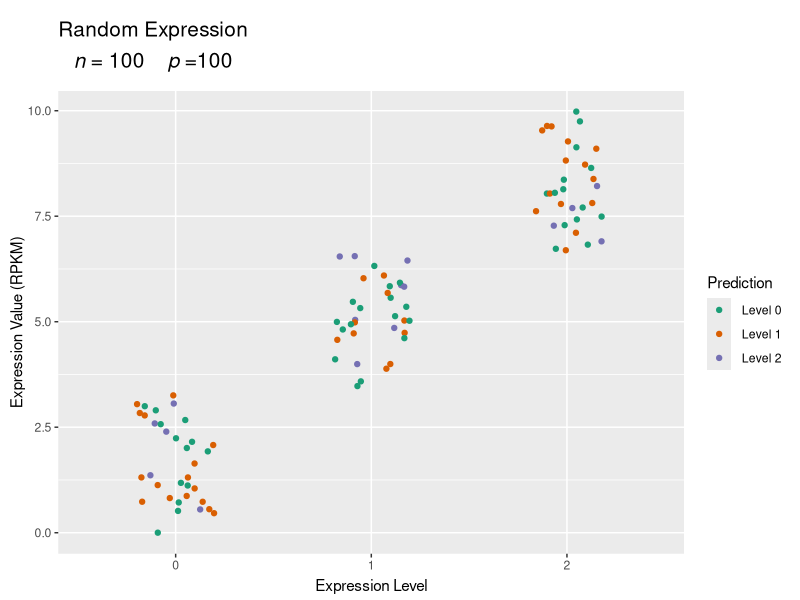

The R script that drew this image:
# Visualize Tractus Results
library(ggplot2)
TractusResults <- read.table(file = 'random_output.tsv', sep = '\t', header = TRUE)
TractusResults$Expression.Level <- as.factor(TractusResults$Expression.Level)
TractusResults$Prediction <- as.factor(TractusResults$Prediction)

# Set the plot mode to "jitter" - more aesthetically pleasing, less clear
g <- ggplot(TractusResults, aes(x=Expression.Level, y=Expression.Value, color=Prediction)) + 
    geom_jitter(position=position_jitter(0.2))

# Set the plot mode to "dodge" - clear
#p <- ggplot(TractusResults, aes(x=Expression.Level, y=Expression.Value, color=Predicted.Expression.Level)) + 
#    geom_jitter(position=position_dodge(0.8))

# Set the title
g <- g + ggtitle(expression(atop("Random Expression", italic(n)~"= 100   "~italic(p) ~ "=100")))
g <- g + theme(plot.title = element_text(size=15, face="bold", 
                                  margin = margin(10, 0, 10, 0)))

# Set the axes
g <- g+labs(x="Expression Level", y= "Expression Value (RPKM)")
g <- g + theme(
  axis.title.x = element_text(color="black", vjust=0.35),
  axis.title.y = element_text(color="black" , vjust=0.35)   
)


# Change the color scheme
g + scale_color_brewer(palette="Dark2")
